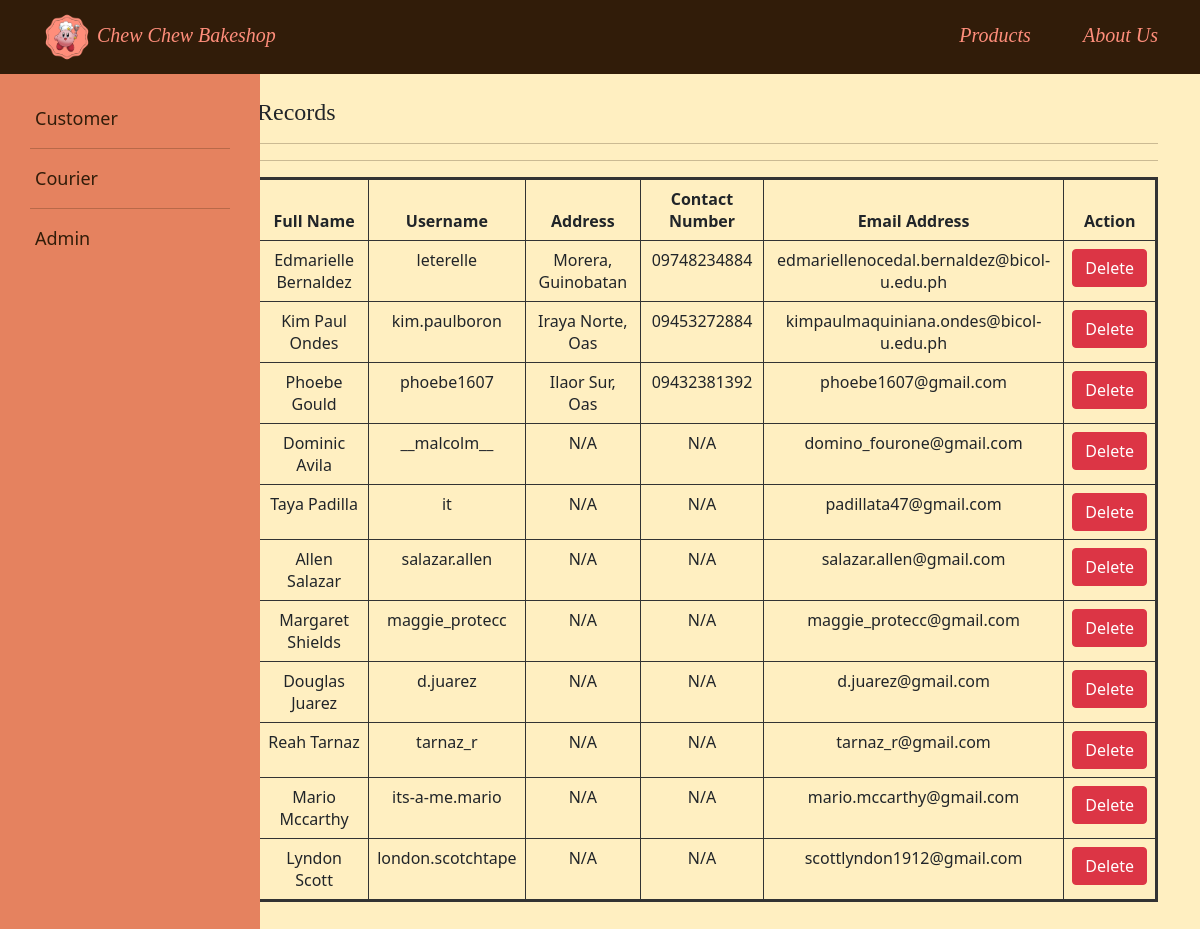
Page /user_index.php on the earlier database version.
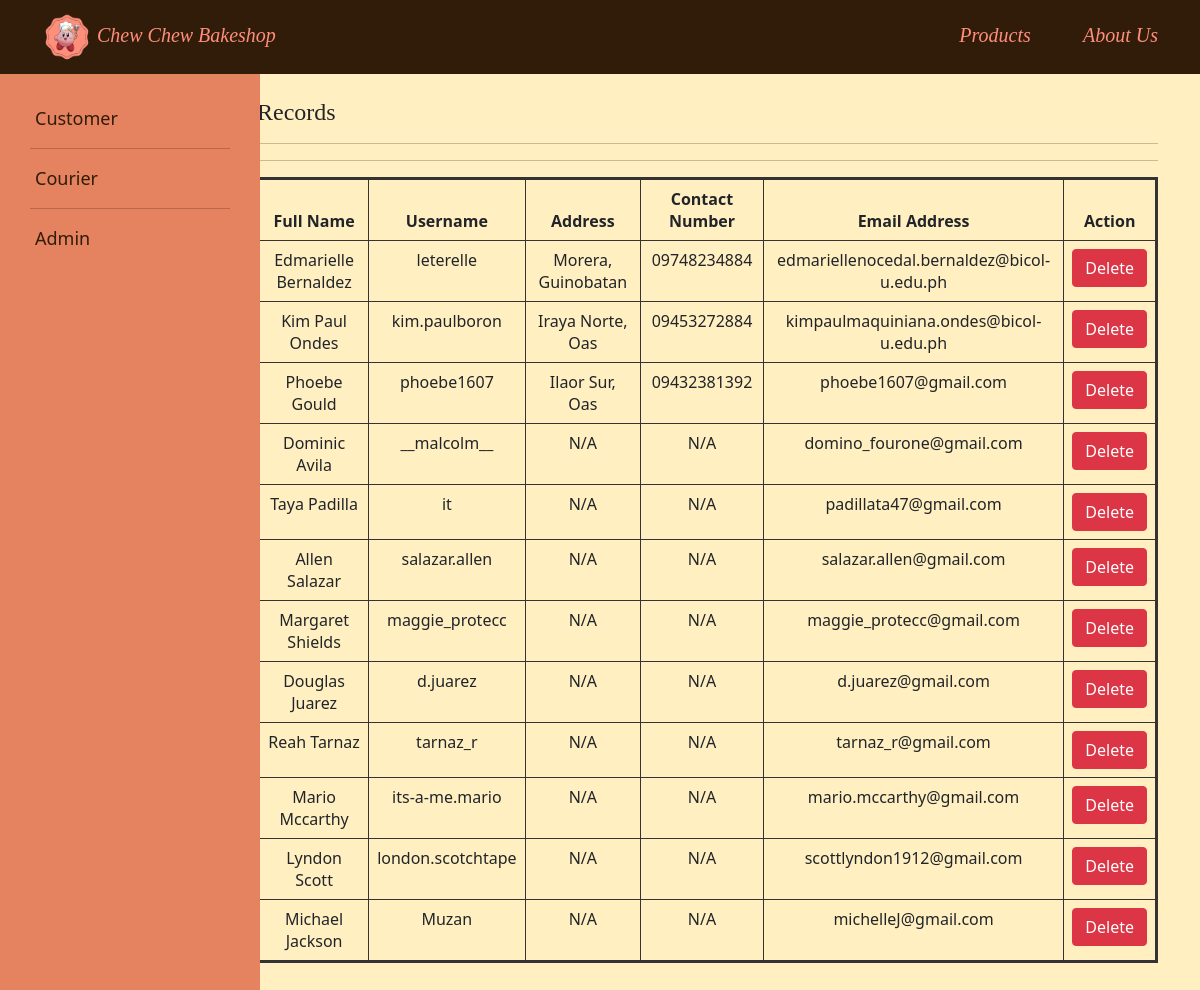
Same page on the later database version.
### tables this page shows
CREATE TABLE `users` (
  `user_id` int(16) NOT NULL,
  `user_name` varchar(255) NOT NULL,
  `user_fullname` varchar(255) NOT NULL,
  `user_address` varchar(255) DEFAULT NULL,
  `user_contactno` varchar(11) DEFAULT NULL,
  `user_emailadd` varchar(255) NOT NULL,
  `user_pwdhash` varchar(255) NOT NULL,
  `user_type` char(1) NOT NULL DEFAULT 'C' COMMENT 'C = Customer / A = Admin / D = Delivery',
  `user_status` char(1) NOT NULL DEFAULT 'A' COMMENT 'A = Active / I = Inactive'
);

### sql_utilities.php (called while the page is built, shortened)
<?php
function query($conn, $sql, $params = array()){
        $stmt=mysqli_stmt_init($conn);
        if(mysqli_stmt_prepare($stmt, $sql)){
            $cnt_p = count($params);
            if(mysqli_stmt_execute($stmt)){
                 $resultData = mysqli_stmt_get_result($stmt);
                 if(!empty($resultData)){
                      $arr=array();
                      while($row = mysqli_fetch_assoc($resultData)){
                          array_push($arr,$row);
                      }
                      return $arr;
                 }
                  else{
                     return true;
                 }
            }
            else{
               return false;
            }
        }
        return false;
    }

### user_index.php (the view, shortened to what this page needs)
<html>
    <?php include_once "db_conn.php"; ?>
    <head>
        <link rel="stylesheet" href="css/bootstrap.css">
        <link rel="stylesheet" href="bootstrap-icons-1.9.1/bootstrap-icons.css">
        <link rel="stylesheet" href="ccb.css">
    </head>
    <body>
        <?php include_once "navbar.php"; ?>
        <div class="container pt-5">
            <div class="sidenav">
                <a href="user_index.php?customer">Customer</a>
                <hr>
                <a href="user_index.php?courier">Courier</a>
                <hr>
                <a href="user_index.php?admin">Admin</a>
            </div>
            <div class="main">
                <?php
                $filter ='';
                echo "
                    <h4 class='header'>" . $user . " Records</h4>";
                        $sql = "SELECT user_id,
                                       user_name,
                                       user_fullname,
                                       user_address,
                                       user_contactno,
                                       user_emailadd
                                FROM users
                                WHERE user_status = 'A'
                                  $filter";
                        $userlist = query($conn, $sql);
                        echo "<hr>";
                    ?>
                    <hr>
                    <table class='table table-bordered'
                           style='border: solid #333;'>
                        <thead>
                            <th>Full Name</th>
                            <th>Username</th>
                            <th>Address</th>
                            <th>Contact Number</th>
                            <th>Email Address</th>
                            <th>Action</th>
                        </thead>
                    <?php
                        foreach($userlist as $key => $row) {
                            $user_id = $row['user_id'];
                            $user_name = $row['user_name'];
                            $user_fullname = $row['user_fullname'];
                            $user_address = $row['user_address'];
                            $user_contactno = $row['user_contactno'];
                            $user_emailadd = $row['user_emailadd'];
                            if(null == $user_address) {
                                $user_address = "N/A";
                            }
                            if(null == $user_contactno) {
                                $user_contactno = "N/A";
                            }
                            echo "<tr>";
                                echo "<td>" . $user_fullname . "</td>";
                                echo "<td>" . $user_name . "</td>";
                                echo "<td>" . $user_address . "</td>";
                                echo "<td>" . $user_contactno . "</td>";
                                echo "<td>" . $user_emailadd . "</td>";
                                echo "<td> <a class='btn btn-danger' href='product_delete.php?item_id=". $user_id ."' > Delete </a> </td>";
                            echo "</tr>";
                        } ?>
                    </table>
            </div>
        </div>
    </body>
</html>

Differences in the rows shown:
added users: user_fullname "Michael Jackson", user_name "Muzan", user_address "N/A", user_contactno "N/A", user_emailadd "michelleJ@gmail.com"
